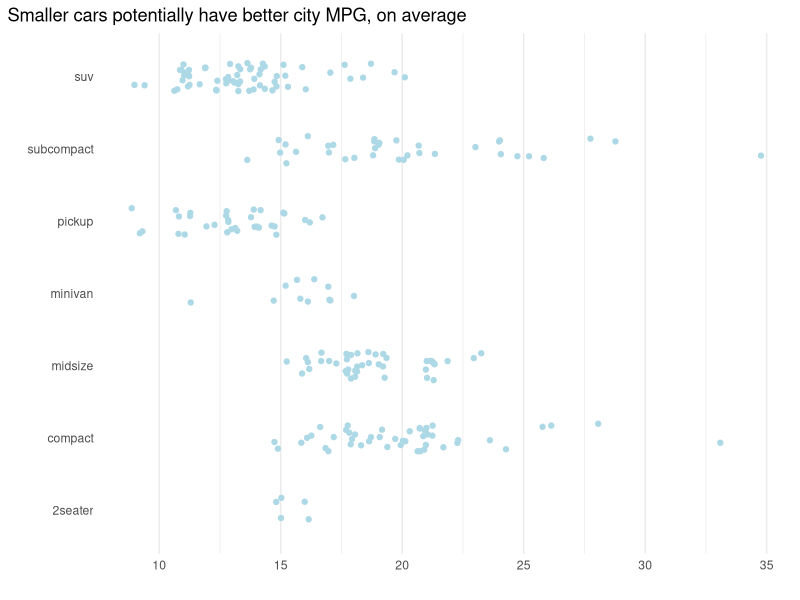

Write R code to recreate this figure.
## ---- chunk 1
knitr::opts_chunk$set(echo = TRUE, message = FALSE)
## ---- chunk 2
library(tidyverse)    # for wrangling and graphing
## ---- chunk 3
mpg %>% 
  ggplot(aes(x = cty, 
             y = class)) +
  geom_jitter(height = .2,
              color = "lightblue") +
  labs(title = "Smaller cars potentially have better city MPG, on average",
       x = "",
       y = "") +
  theme_minimal() +
  theme(plot.title.position = "plot",
        panel.grid.major.y = element_blank())
